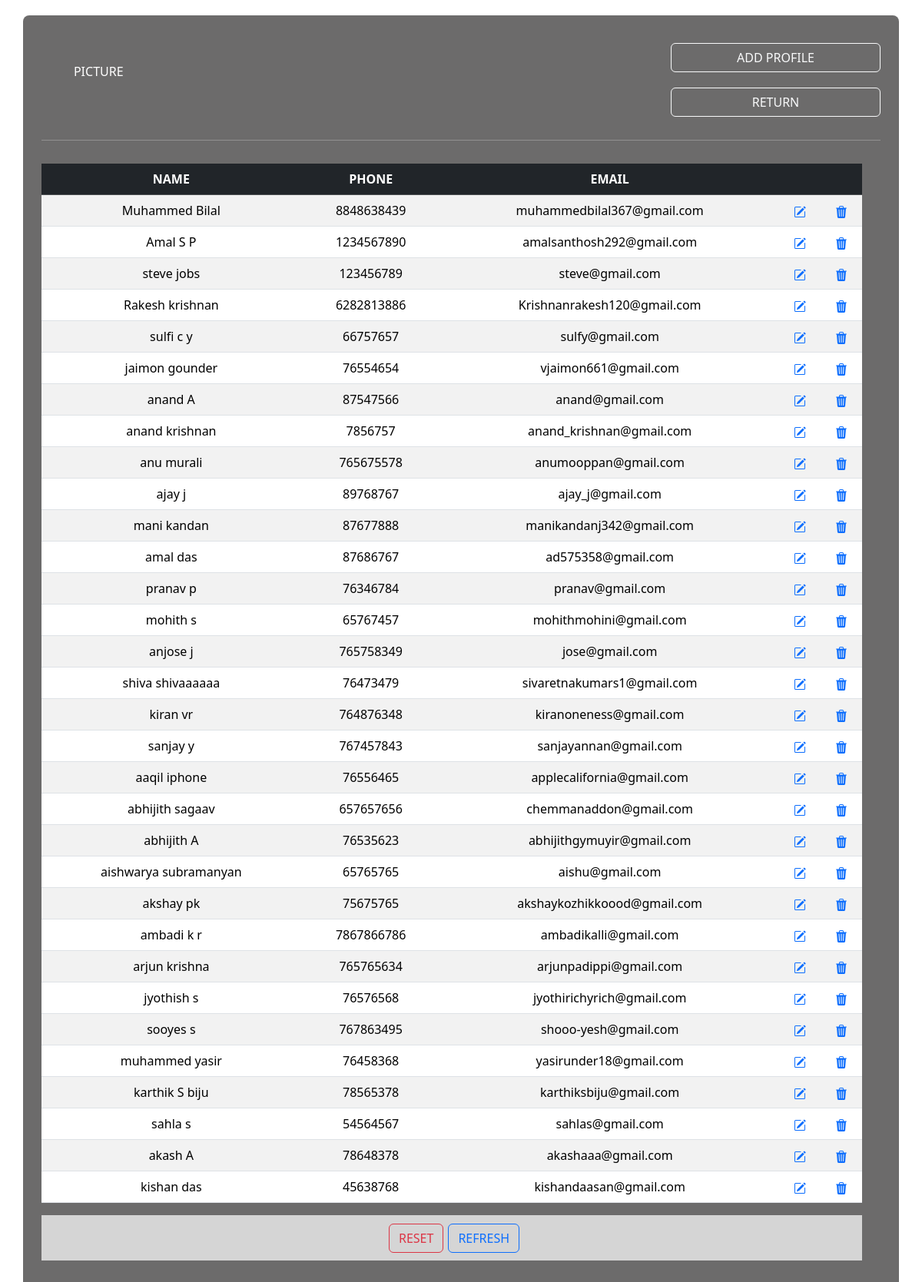
/profiles/, run on the app's committed database.
### firstapp/models.py (models this page shows)
class student(models.Model):
    first_name = models.CharField(max_length=70)
    last_name = models.CharField(max_length=70)
    phone = models.BigIntegerField()
    email = models.EmailField(max_length=254)
    dob = models.DateField(auto_now=False, auto_now_add=False)
    time = models.DateTimeField(auto_now=False, auto_now_add=True)
    present = models.BooleanField(default=False)
    dept = models.CharField(max_length=50)
    rollno = models.IntegerField()
    collage = models.CharField(max_length=50)
    district = models.CharField(max_length=50)
    image = models.ImageField(upload_to='_/')

### firstapp/views.py (the view)
# urls.py: path('profiles/',profiles,name='profiles'),
def profiles(request):
    profiles = student.objects.all()
    return render(request,'profiles.html',{'profiles':profiles})

### firstapp/templates/profiles.html (shortened to what this page needs)
{% extends 'base.html' %}
{% block content %}
<div class="container emp-profile" style="margin-top: 20px;background-color:#222120a9;">
    <div class="row">
        <div class="col-md-3">
            <h6 class="p-1 text-center w-50" style="color:white">PICTURE</h6>
        </div>
        <div class="col-md-6">
        </div>
        <div class="col-md-3">
            <a href="{% url 'register' %}" style="text-decoration: none;"><div class="row"><button class="btn btn-outline-light">ADD PROFILE</button></div></a>
            <a href="{% url 'index' %}" style="text-decoration: none;"><div class="row"><button class="btn btn-outline-light" style="margin-top: 20px;">RETURN</button></div></a>
        </div>
    <hr style="margin: 30px 0;color:white;">
    <div class="row">
        <table class="table table-striped">
            <thead class="table-dark text-center">
                <tr>
                    <th>NAME</th>
                    <th>PHONE</th>
                    <th>EMAIL</th>
                    <th></th>
                    <th></th>
                </tr>
            </thead>
            <tbody class="text-center">
                {% for person in profiles %}
                <tr>
                    <td>{{person.first_name}} {{person.last_name}}</td>
                    <td>{{person.phone}}</td>
                    <td>{{person.email}}</td>
                    <td>
                        <a href="{% url 'modify' person.id %}"></a>
                    </td>
                    <td>
                        <a href="{% url 'delete' person.id %}"></a>
                    </td>
                </tr>
                {% endfor %}
            </tbody>
        </table>
    </div>
    <div class="row">
        <div class="col btnbackground">
            <button class="btn btn-outline-danger cust_btn2">RESET</button>
            <a href="{% url 'profiles' %}"><button class="btn btn-outline-primary cust_btn2">REFRESH</button></a>
        </div>
    </div>
</div>
{% endblock content %}

### firstapp/static/css/style.css (style rules this page uses)
* { box-sizing: border-box; }
body { background-image: url('https://simplified.com/siteimages/design/hero-image-dark-green.jpg'); }
.cust_btn2 { margin-left: 6px; width: auto; }
.emp-profile { padding: 3%; margin-top: 3%; margin-bottom: 3%; border-radius: 0.5rem; background-color:#ffffffb7; }
.btnbackground { background-color:#ffffffb7; display: flex; justify-content: center; padding: 1%; }

### data on the page
student: first_name "Muhammed", last_name "Bilal", phone "8848638439", email "muhammedbilal367@gmail.com"
student: first_name "Amal", last_name "S P", phone "1234567890", email "amalsanthosh292@gmail.com"
student: first_name "steve", last_name "jobs", phone "123456789", email "steve@gmail.com"
student: first_name "Rakesh", last_name "krishnan", phone "6282813886", email "Krishnanrakesh120@gmail.com"
student: first_name "sulfi", last_name "c y", phone "66757657", email "sulfy@gmail.com"
student: first_name "jaimon", last_name "gounder", phone "76554654", email "vjaimon661@gmail.com"
student: first_name "anand", last_name "A", phone "87547566", email "anand@gmail.com"
student: first_name "anand", last_name "krishnan", phone "7856757", email "anand_krishnan@gmail.com"
student: first_name "anu", last_name "murali", phone "765675578", email "anumooppan@gmail.com"
student: first_name "ajay", last_name "j", phone "89768767", email "ajay_j@gmail.com"
student: first_name "mani", last_name "kandan", phone "87677888", email "manikandanj342@gmail.com"
student: first_name "amal", last_name "das", phone "87686767", email "ad575358@gmail.com"
student: first_name "pranav", last_name "p", phone "76346784", email "pranav@gmail.com"
student: first_name "mohith", last_name "s", phone "65767457", email "mohithmohini@gmail.com"
student: first_name "anjose", last_name "j", phone "765758349", email "jose@gmail.com"
student: first_name "shiva", last_name "shivaaaaaa", phone "76473479", email "sivaretnakumars1@gmail.com"
student: first_name "kiran", last_name "vr", phone "764876348", email "kiranoneness@gmail.com"
student: first_name "sanjay", last_name "y", phone "767457843", email "sanjayannan@gmail.com"
student: first_name "aaqil", last_name "iphone", phone "76556465", email "applecalifornia@gmail.com"
student: first_name "abhijith", last_name "sagaav", phone "657657656", email "chemmanaddon@gmail.com"
student: first_name "abhijith", last_name "A", phone "76535623", email "abhijithgymuyir@gmail.com"
student: first_name "aishwarya", last_name "subramanyan", phone "65765765", email "aishu@gmail.com"
student: first_name "akshay", last_name "pk", phone "75675765", email "akshaykozhikkoood@gmail.com"
student: first_name "ambadi", last_name "k r", phone "7867866786", email "ambadikalli@gmail.com"
student: first_name "arjun", last_name "krishna", phone "765765634", email "arjunpadippi@gmail.com"
student: first_name "jyothish", last_name "s", phone "76576568", email "jyothirichyrich@gmail.com"
student: first_name "sooyes", last_name "s", phone "767863495", email "shooo-yesh@gmail.com"
student: first_name "muhammed", last_name "yasir", phone "76458368", email "yasirunder18@gmail.com"
student: first_name "karthik", last_name "S biju", phone "78565378", email "karthiksbiju@gmail.com"
student: first_name "sahla", last_name "s", phone "54564567", email "sahlas@gmail.com"
student: first_name "akash", last_name "A", phone "78648378", email "akashaaa@gmail.com"
student: first_name "kishan", last_name "das", phone "45638768", email "kishandaasan@gmail.com"
